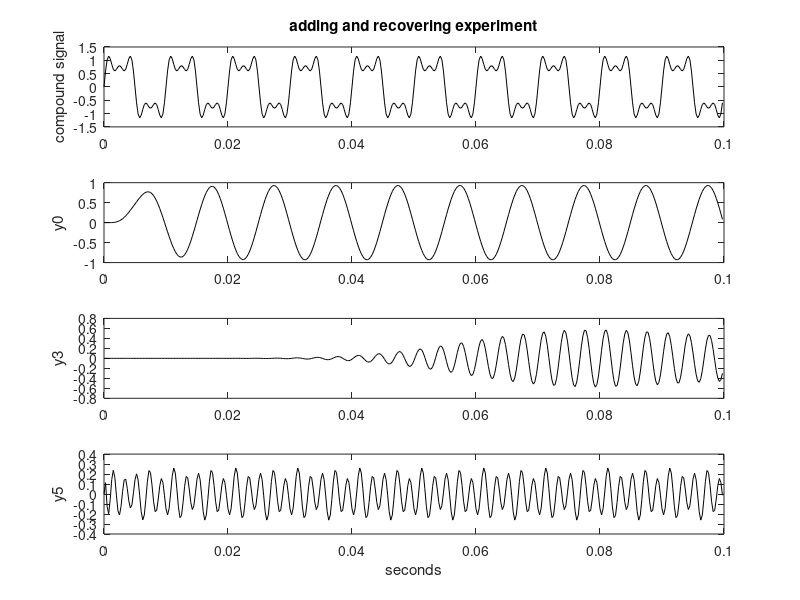
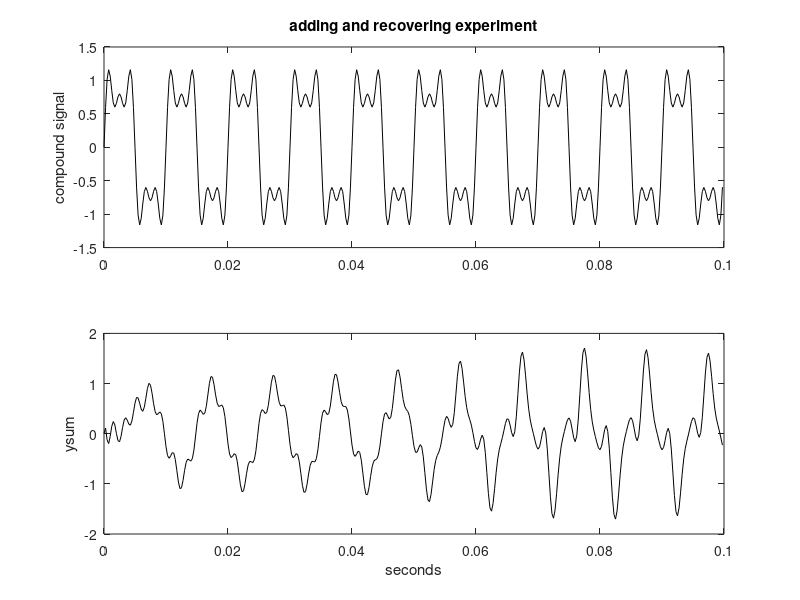

Recreate these plots in MATLAB, in order.
% Adding and recovering experiment
fs=4000; %sampling frequency in Hz
tiv=1/fs; %time interval between samples;
t=0:tiv:(0.1-tiv); %time intervals set (0.1 seconds)
fu0=100; %base sinusoidal signal frequency (100 Hz)
u0=sin(fu0*2*pi*t); %fundamental harmonic
u3=sin(3*fu0*2*pi*t); %3rd harmonic
u5=sin(5*fu0*2*pi*t); %5th harmonic
u= u0 + (0.5*u3) + (0.3*u5); %input signal

% extracting the fundamental harmonic
fh=120; %desired cut-off of a low-pass filter
wh=fh*2*pi; % to rad/s
N=5; % order of the filter
[num,den]=butter(N,wh,'s'); %analog low-pass Butterworth filter
G=tf(num,den); %transfer function of the filter
y0=lsim(G,u,t); %response of the low-pass filter

% extracting the 3rd harmonic
fl=280; % desired low cut-off frequency in Hz
fh=320; % desired high cut-off frequency in Hz
wl=fl*2*pi; wh=fh*2*pi; % to rad/s
wb=[wl wh]; %the pass band of the filter
N=10; % order of the filter (5+5)
[num,den]=butter(N,wb,'s'); %analog band-pass Butterworth filter
G=tf(num,den); %transfer function of the filter
y3=lsim(G,u,t); %response of the band-pass filter

% extracting the 5th harmonic
fh=480; % desired high cut-off frequency in Hz
wh=fh*2*pi; % to rad/s
N=5; % order of the filter
[num,den]=butter(N,wh,'high','s'); %analog high-pass Butterworth filter
G=tf(num,den); %transfer function of the filter
y5=lsim(G,u,t); %response of the high-pass filter

figure(1)
subplot(4,1,1); plot(t,u,'k'); %the complete signal
ylabel('compound signal');
title('adding and recovering experiment');

subplot(4,1,2); plot(t,y0,'k'); %the recovered fundamental harmonic
ylabel('y0');
subplot(4,1,3); plot(t,y3,'k'); %the recovered 3rd harmonic
ylabel('y3');
subplot(4,1,4); plot(t,y5,'k'); %the recovered 5th harmonic
ylabel('y5');
xlabel('seconds');

%------------------------
ysum=y0+y3+y5; %adding recovered harmonics

figure(2)
subplot(2,1,1); plot(t,u,'k'); %the complete input signal
ylabel('compound signal');
title('adding and recovering experiment');

subplot(2,1,2); plot(t,ysum,'k'); %the added harmonics
ylabel('ysum');
xlabel('seconds');
